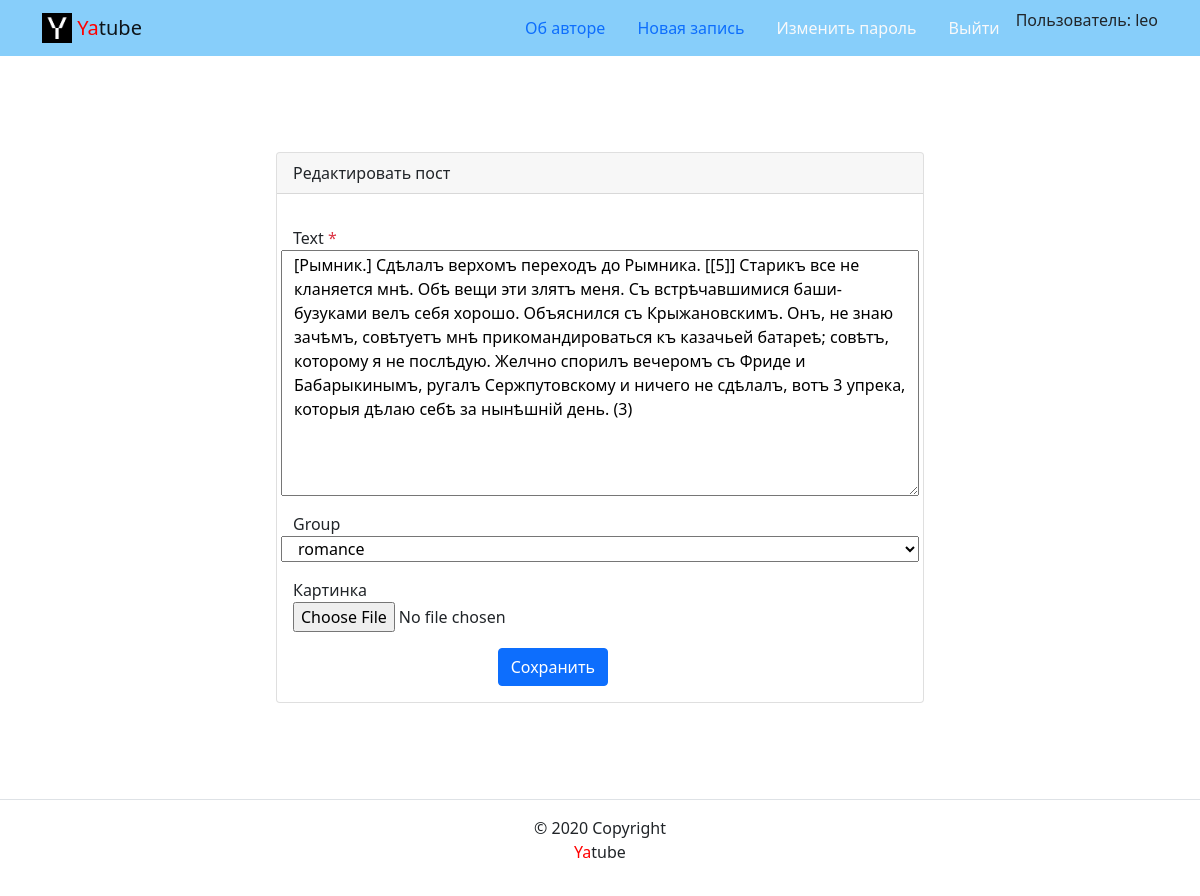
/posts/36/edit/ (signed in), run on the app's committed database.
### posts/models.py (models this page shows, shortened)
class Post(models.Model):
    id = models.IntegerField(primary_key=True)
    text = models.TextField()
    pub_date = models.DateTimeField(auto_now_add=True)
    author = models.ForeignKey(
        User,
        on_delete=models.CASCADE,
        related_name='posts'
    )
    group = models.ForeignKey(
        Group,
        on_delete=models.SET_NULL,
        blank=True,
        null=True,
    )
    image = models.ImageField(
        'Картинка',
        upload_to='posts/',  # media/posts
        blank=True
    )
    class Meta:
        ordering = ('-pub_date',)
        verbose_name = 'Пост'
        verbose_name_plural = 'Посты'

### posts/views.py (the view)
# urls.py: path('posts/<int:post_id>/edit/', views.post_edit, name='post_edit'),
@login_required
def post_edit(request, post_id):
    post = get_object_or_404(Post, pk=post_id)
    if post.author != request.user:
        return redirect('posts:post_detail', post_id=post_id)
    form = PostForm(
        request.POST or None,
        files=request.FILES or None,
        instance=post
    )
    if form.is_valid():
        form.save()
        return redirect('posts:post_detail', post_id=post_id)
    return render(request, 'posts/update_post.html', {'form': form, 'post': post})

### posts/forms.py (shortened to what this page needs)
class PostForm(forms.ModelForm):
    class Meta:
        model = Post
        fields = ('text', 'group', 'image')

### core/context_processors/year.py (called while the page is built)
def year(request):
    return {
        'year': '2025',
        }

### posts/models.py (called while the page is built)
    def __str__(self):
        return self.title

### templates/posts/update_post.html (shortened to what this page needs)
{% extends "base.html" %}
{% block content %}
    <div class="container py-5">
        <div class="row justify-content-center">
            <div class="col-md-8 p-5">
                <div class="card">
                    <div class="card-header">
                        Редактировать пост
                    </div>
                    <div class="card-body">
                        <form method="post" action="{% url 'posts:post_edit' post.id %}"
                              enctype="multipart/form-data">
                            {% for field in form %}
                                <div class="form-group row my-3">
                                    <label for="{{ field.id_for_label }}">
                                        {{ field.label }}
                                        {% if field.field.required %}
                                            <span class="required text-danger">*</span>
                                        {% endif %}
                                    </label>
                                    {{ field }}
                                </div>
                            {% endfor %}
                            <div class="col-md-6 offset-md-4">
                                <button type="submit" class="btn btn-primary">
                                    Сохранить
                                </button>
                            </div>
                        </form>
                    </div>
                </div>
            </div>
        </div>
    </div>
{% endblock %}

### templates/includes/header.html (shortened to what this page needs)
{% load static %}
  <nav class="navbar navbar-light" style="background-color: lightskyblue">
    <div class="container">
      <a class="navbar-brand" href="{% url 'posts:index' %}">
        <img src="{% static 'img/logo.png' %}" width="30" height="30" class="d-inline-block align-top" alt="">
        <span style="color:red">Ya</span>tube
      </a>
      <ul class="nav nav-pills">
        <li class="nav-item">
          <a class="nav-link" href="{% url 'posts:author_page' %}">Об авторе</a>
        </li>
        {% if user.is_authenticated %}
        <li class="nav-item">
          <a class="nav-link" href="{% url 'posts:post_create' %}">Новая запись</a>
        </li>
        <li class="nav-item">
          <a class="nav-link link-light" href="{% url 'users:password_change' %}">Изменить пароль</a>
        </li>
        <li class="nav-item">
          <a class="nav-link link-light" href="{% url 'users:logout' %}">Выйти</a>
        </li>
        <li>
          Пользователь: {{ user.username }}
        {% endif %}
      </ul>
    </div>
  </nav>

### data on the page
Post: form "[Рымник.] Сдѣлалъ верхомъ переходъ до Рымника. [[5]] Старикъ все не кланяется мнѣ. Обѣ вещи эти злятъ меня. Съ встрѣчавшимися баши-бузуками велъ себя хорошо. Объяснился съ Крыжановскимъ. Онъ, не знаю зачѣмъ, совѣтуетъ мнѣ прикомандироваться къ казачьей батареѣ; совѣтъ, которому я не послѣдую. Желчно спорилъ вечеромъ съ Фриде и Бабарыкинымъ, ругалъ Сержпутовскому и ничего не сдѣлалъ, вотъ 3 упрека, которыя дѣлаю себѣ за нынѣшній день. (3)" "romance"

### other printed values
{{ user.username }} "leo"
{{ field.label }} "Text" "Group" "Картинка"
